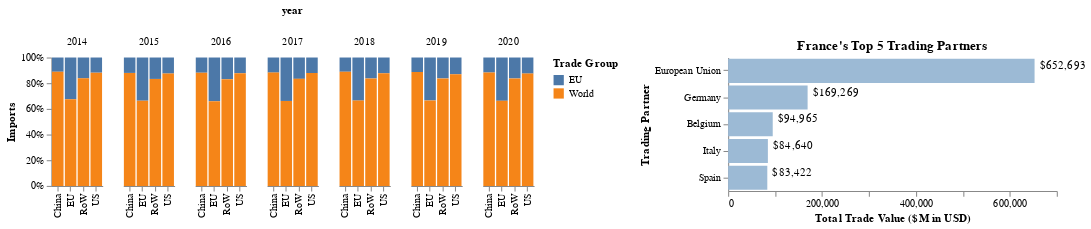

Here is the notebook cell this chart was saved with:
### Code cell
row_1 = (pct1 | france).resolve_scale(
            color='independent')
row_2 = (pct2 | italy).resolve_scale(
            color='independent')

#row_2 = (pct2 | italy)
#row_3 = continent.resolve_scale(
      #      color='independent')


my_chart = (row_1).configure_axis(
grid=False
).configure_view(
strokeWidth=0
)

my_chart
